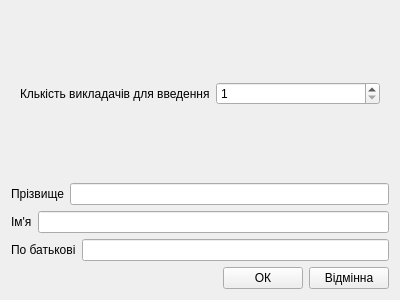
<?xml version="1.0" encoding="UTF-8"?>
<ui version="4.0">
 <class>LecturerInputForm</class>
 <widget class="QWidget" name="LecturerInputForm">
  <property name="geometry">
   <rect>
    <x>0</x>
    <y>0</y>
    <width>400</width>
    <height>300</height>
   </rect>
  </property>
  <property name="windowTitle">
   <string>Form</string>
  </property>
  <layout class="QVBoxLayout" name="verticalLayout">
   <item>
    <widget class="QWidget" name="widget" native="true">
     <layout class="QHBoxLayout" name="horizontalLayout_5">
      <item>
       <widget class="QLabel" name="label_4">
        <property name="text">
         <string>Клькість викладачів для введення</string>
        </property>
       </widget>
      </item>
      <item>
       <widget class="QSpinBox" name="Counter">
        <property name="minimum">
         <number>1</number>
        </property>
       </widget>
      </item>
     </layout>
    </widget>
   </item>
   <item>
    <layout class="QHBoxLayout" name="horizontalLayout_2">
     <item>
      <widget class="QLabel" name="label">
       <property name="text">
        <string>Прізвище</string>
       </property>
      </widget>
     </item>
     <item>
      <widget class="QLineEdit" name="lectureSurname"/>
     </item>
    </layout>
   </item>
   <item>
    <layout class="QHBoxLayout" name="horizontalLayout">
     <item>
      <widget class="QLabel" name="label_3">
       <property name="text">
        <string>Ім'я</string>
       </property>
      </widget>
     </item>
     <item>
      <widget class="QLineEdit" name="lectureName">
       <property name="text">
        <string/>
       </property>
      </widget>
     </item>
    </layout>
   </item>
   <item>
    <layout class="QHBoxLayout" name="horizontalLayout_3">
     <item>
      <widget class="QLabel" name="label_2">
       <property name="text">
        <string>По батькові</string>
       </property>
      </widget>
     </item>
     <item>
      <widget class="QLineEdit" name="lectureLastName"/>
     </item>
    </layout>
   </item>
   <item>
    <layout class="QHBoxLayout" name="horizontalLayout_4">
     <item>
      <spacer name="horizontalSpacer">
       <property name="orientation">
        <enum>Qt::Horizontal</enum>
       </property>
       <property name="sizeHint" stdset="0">
        <size>
         <width>40</width>
         <height>20</height>
        </size>
       </property>
      </spacer>
     </item>
     <item>
      <widget class="QPushButton" name="btn_ok">
       <property name="text">
        <string>ОК</string>
       </property>
      </widget>
     </item>
     <item>
      <widget class="QPushButton" name="btn_cancel">
       <property name="text">
        <string>Відмінна</string>
       </property>
      </widget>
     </item>
    </layout>
   </item>
  </layout>
 </widget>
 <resources/>
 <connections/>
</ui>
